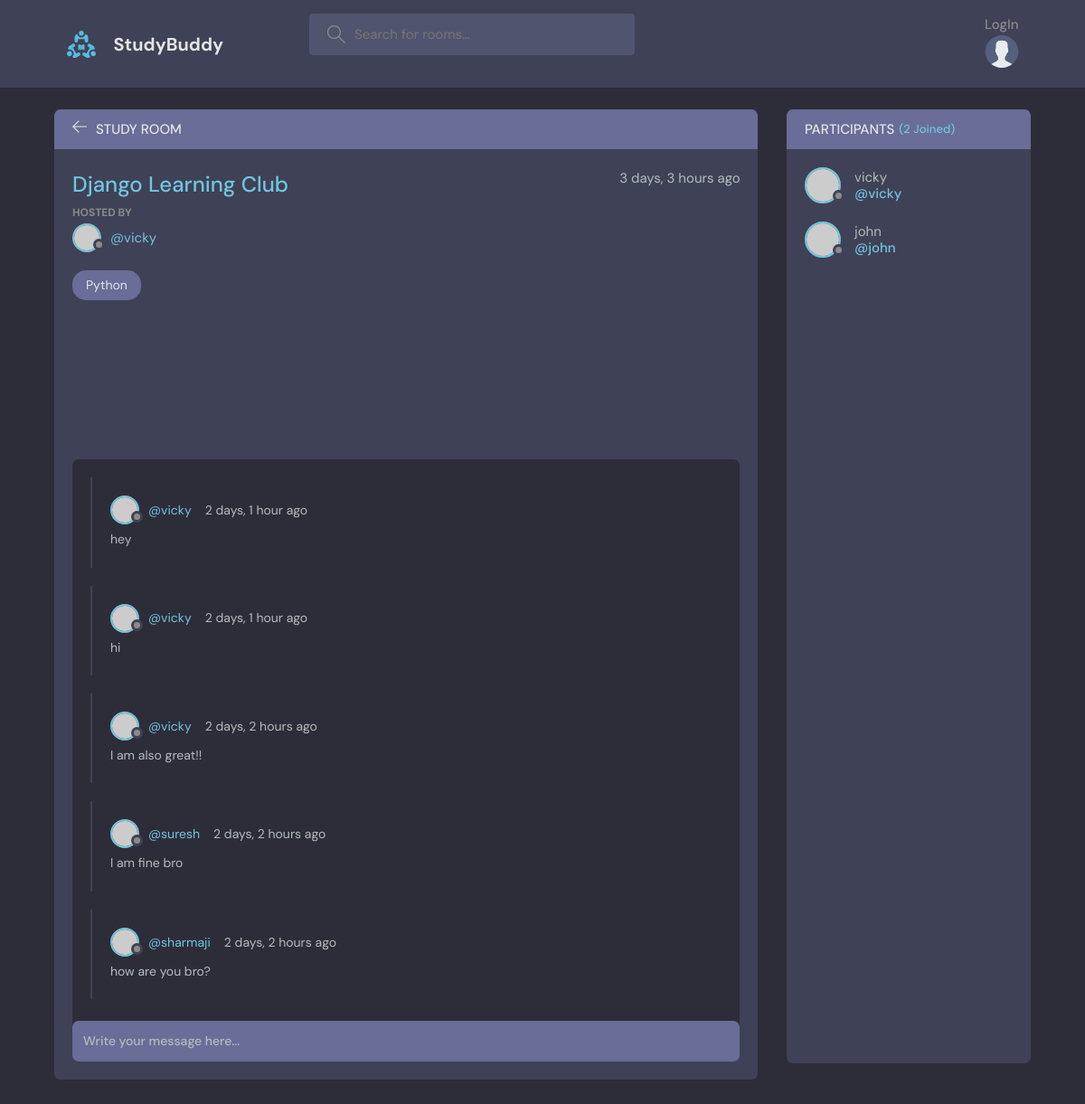
Page /room/2/ on the committed database.
### study/models.py (models this page shows, shortened)
class Room(models.Model):
    host = models.ForeignKey(User, on_delete=models.SET_NULL, null=True)
    topic = models.ForeignKey(Topic, on_delete=models.SET_NULL, null=True)
    name = models.CharField(max_length=250)
    description = models.TextField(blank=True, null=True)
    participants = models.ManyToManyField(User, related_name='participants', blank=True)
    updated = models.DateTimeField(auto_now=True)
    created = models.DateTimeField(auto_now_add=True)
    class Meta:
        ordering = ['-updated','-created']

class Topic(models.Model):
    name = models.CharField( max_length=250)
    def __str__(self):
        return self.name

class Message(models.Model):
    user = models.ForeignKey(User, on_delete=models.CASCADE)
    room = models.ForeignKey(Room, on_delete=models.CASCADE)
    body = models.TextField()
    updated = models.DateTimeField(auto_now=True)
    created = models.DateTimeField(auto_now_add=True)
    class Meta:
        ordering = ['-updated','-created']

### study/views.py (the view, shortened to what this page needs)
# urls.py: path('room/<str:pk>/', views.room, name="room"),
def room(request,pk):
    room = Room.objects.get(id=pk)
    room_messages = room.message_set.all().order_by('-created')
    participants = room.participants.all()
    context = {'room': room, 'room_messages': room_messages, 'participants':participants}
    return render(request, 'study/room.html', context)

### study/templates/study/room.html (shortened to what this page needs)
{% extends 'main.html' %}
{% block content%}
<main class="profile-page layout layout--2">
  <div class="container">
    <div class="room">
      <div class="room__top">
        <div class="room__topLeft">
          <a href="{% url 'home'%}">
            <svg version="1.1" xmlns="http://www.w3.org/2000/svg" width="32" height="32" viewBox="0 0 32 32">
              <title>arrow-left</title>
              <path
                d="M13.723 2.286l-13.723 13.714 13.719 13.714 1.616-1.611-10.96-10.96h27.625v-2.286h-27.625l10.965-10.965-1.616-1.607z">
              </path>
            </svg>
          </a>
          <h3>Study Room</h3>
        </div>
      </div>
      <div class="room__box scroll">
        <div class="room__header scroll">
          <div class="room__info">
            <h3>{{room.name}}</h3>
            <span>{{room.created|timesince}} ago</span>
          </div>
          <div class="room__hosted">
            <p>Hosted By</p>
            <a href="{% url 'user-profile' room.host.id %}" class="room__author">
              <div class="avatar avatar--small">
                <img src="https://randomuser.me/api/portraits/men/37.jpg" />
              </div>
              <span>@{{room.host.username}}</span>
            </a>
          </div>
          <span class="room__topics">{{room.topic}}</span>
        </div>
        <div class="room__conversation">
          <div class="threads scroll">
            {% for message in room_messages%}
            <div class="thread">
              <div class="thread__top">
                <div class="thread__author">
                  <a href="{% url 'user-profile' message.user.id %}" class="thread__authorInfo">
                    <div class="avatar avatar--small">
                      <img src="https://randomuser.me/api/portraits/men/37.jpg" />
                    </div>
                    <span>@{{message.user.username}}</span>
                  </a>
                  <span class="thread__date">{{message.created| timesince}} ago</span>
                </div>
              </div>
              <div class="thread__details">
                {{message.body}}
              </div>
            </div>
            {% endfor %}
          </div>
        </div>
      </div>
      <div class="room__message">
        <form action="" method = "POST">
          <input name="body" placeholder="Write your message here..." /></form>
      </div>
    </div>
    <div class="participants">
      <h3 class="participants__top">Participants <span>({{participants.count}} Joined)</span></h3>
      <div class="participants__list scroll">
        {% for user in participants %}
        <a href="{%url 'user-profile' user.id %}" class="participant">
          <div class="avatar avatar--medium">
            <img src="https://randomuser.me/api/portraits/men/37.jpg" />
          </div>
          <p>
            {{user.username}}
            <span>@{{user.username}}</span>
          </p>
        </a>
        {% endfor %}
      </div>
    </div>
  </div>
</main>
{% endblock content%}

### rows in the picture
Room: name "Django Learning Club", created "3 days, 3 hours", host.username "vicky", topic "Python"
Message: user.username "vicky", created "2 days, 1 hour", body "hey"
Message: user.username "vicky", created "2 days, 1 hour", body "hi"
Message: user.username "vicky", created "2 days, 2 hours", body "I am also great!!"
Message: user.username "suresh", created "2 days, 2 hours", body "I am fine bro"
Message: user.username "sharmaji", created "2 days, 2 hours", body "how are you bro?"

### other values in the picture
{{ participants.count }} "2"
{{ user.username }} "vicky"
{{ user.username }} "john"
